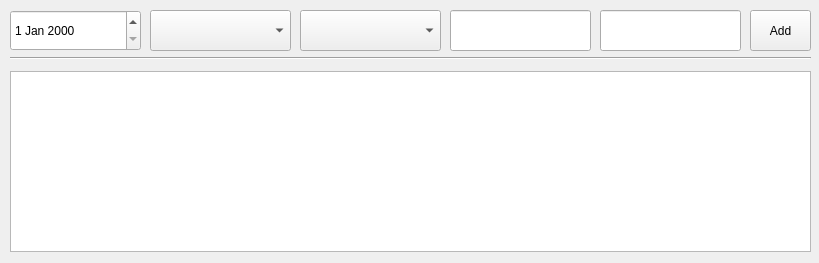
<?xml version="1.0" encoding="UTF-8"?>
<ui version="4.0">
 <class>formWindow</class>
 <widget class="QWidget" name="formWindow">
  <property name="geometry">
   <rect>
    <x>0</x>
    <y>0</y>
    <width>819</width>
    <height>263</height>
   </rect>
  </property>
  <property name="windowTitle">
   <string>Form</string>
  </property>
  <widget class="QDateEdit" name="date_box">
   <property name="geometry">
    <rect>
     <x>10</x>
     <y>10</y>
     <width>131</width>
     <height>41</height>
    </rect>
   </property>
  </widget>
  <widget class="QLineEdit" name="amount_box">
   <property name="geometry">
    <rect>
     <x>450</x>
     <y>10</y>
     <width>141</width>
     <height>41</height>
    </rect>
   </property>
   <property name="toolTip">
    <string>&lt;html&gt;&lt;head/&gt;&lt;body&gt;&lt;p&gt;Amount&lt;/p&gt;&lt;/body&gt;&lt;/html&gt;</string>
   </property>
  </widget>
  <widget class="QLineEdit" name="notes_box">
   <property name="geometry">
    <rect>
     <x>600</x>
     <y>10</y>
     <width>141</width>
     <height>41</height>
    </rect>
   </property>
   <property name="toolTip">
    <string>&lt;html&gt;&lt;head/&gt;&lt;body&gt;&lt;p&gt;Notes&lt;/p&gt;&lt;/body&gt;&lt;/html&gt;</string>
   </property>
  </widget>
  <widget class="QPushButton" name="add_button">
   <property name="geometry">
    <rect>
     <x>750</x>
     <y>10</y>
     <width>61</width>
     <height>41</height>
    </rect>
   </property>
   <property name="text">
    <string>Add</string>
   </property>
  </widget>
  <widget class="Line" name="line">
   <property name="geometry">
    <rect>
     <x>10</x>
     <y>50</y>
     <width>801</width>
     <height>16</height>
    </rect>
   </property>
   <property name="orientation">
    <enum>Qt::Horizontal</enum>
   </property>
  </widget>
  <widget class="QComboBox" name="from_account">
   <property name="geometry">
    <rect>
     <x>150</x>
     <y>10</y>
     <width>141</width>
     <height>41</height>
    </rect>
   </property>
  </widget>
  <widget class="QComboBox" name="to_account">
   <property name="geometry">
    <rect>
     <x>300</x>
     <y>10</y>
     <width>141</width>
     <height>41</height>
    </rect>
   </property>
  </widget>
  <widget class="QTableView" name="transaction_view">
   <property name="geometry">
    <rect>
     <x>10</x>
     <y>71</y>
     <width>801</width>
     <height>181</height>
    </rect>
   </property>
  </widget>
 </widget>
 <resources/>
 <connections/>
</ui>
